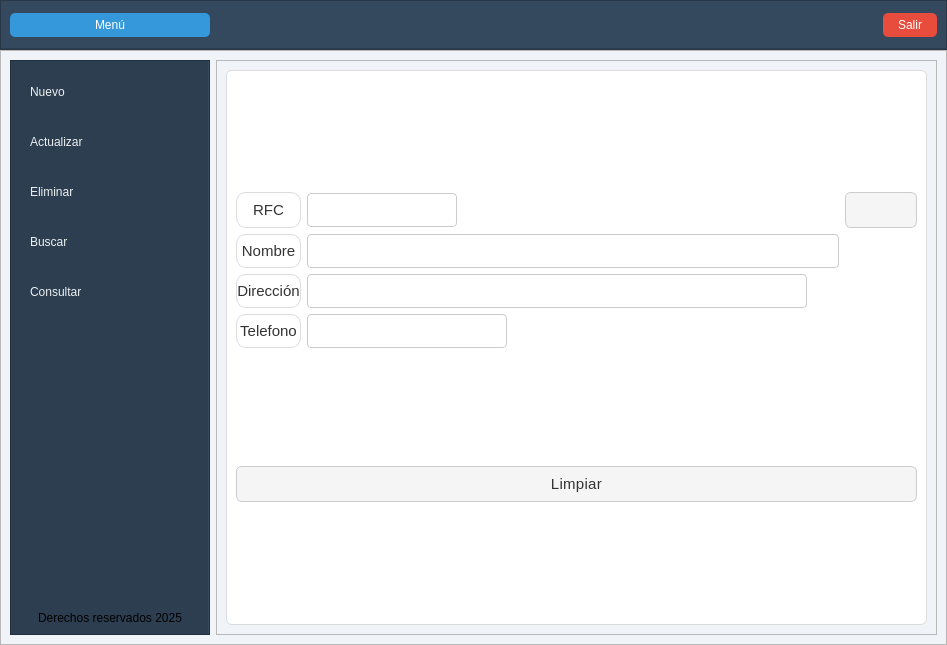
<?xml version="1.0" encoding="UTF-8"?>
<ui version="4.0">
 <class>MainWindow</class>
 <widget class="QMainWindow" name="MainWindow">
  <property name="geometry">
   <rect>
    <x>0</x>
    <y>0</y>
    <width>947</width>
    <height>645</height>
   </rect>
  </property>
  <property name="windowTitle">
   <string>MainWindow</string>
  </property>
  <property name="styleSheet">
   <string notr="true">/* -----------------------------------------------------------
   ESTILOS GENERALES (Aplicados a QMainWindow)
   Asegura un fondo consistente y texto principal.
   ----------------------------------------------------------- */
QMainWindow {
    background-color: #f0f4f8; /* Fondo general claro */
    color: #333;
}

/* -----------------------------------------------------------
   BARRAS Y MARCOS
   ----------------------------------------------------------- */

/* Barra Superior */
#frame_superior {
    background-color: #34495e; /* Oscuro */
    border-bottom: 2px solid #2c3e50;
}

/* Marco Lateral (Menú de Navegación CRUD) */
#frame_lateral {
    background-color: #2c3e50; /* Azul muy oscuro (Base del menú) */
    border-right: 2px solid #34495e;
}

/* -----------------------------------------------------------
   NAVEGACIÓN LATERAL (Botones CRUD)
   ----------------------------------------------------------- */

/* Estilo base de los botones de función (Agregar, Actualizar, etc.) */
#boton_agregar, #boton_actualizar, #boton_eliminar, #boton_buscar, #boton_consultar {
    background-color: #2c3e50; 
    color: #ecf0f1;
    font: 12pt &quot;Arial&quot;;
    border: none;
    border-left: 5px solid transparent; /* Indicador apagado */
    padding: 15px 10px;
    border-radius: 0;
    text-align: left;
}

/* Efecto Hover (al pasar el ratón) */
#boton_agregar:hover, #boton_actualizar:hover, #boton_eliminar:hover, #boton_buscar:hover, #boton_consultar:hover {
    background-color: #34495e; /* Tono más claro al pasar */
    border-left: 5px solid #2ecc71; /* Indicador Verde Esmeralda */
}

/* Botón de Menú (para alternar la barra lateral) */
#boton_menu {
    background-color: #3498db;
    color: white;
    border: none;
    border-radius: 5px;
    padding: 5px 10px;
}

/* -----------------------------------------------------------
   COMPONENTES DE ENTRADA DE DATOS
   ----------------------------------------------------------- */

/* Entradas de Texto (QLineEdit) */
QLineEdit {
    background-color: #ffffff;
    border: 1px solid #bdc3c7;
    border-radius: 5px;
    padding: 8px;
    color: #2c3e50;
    font: 10pt &quot;Arial&quot;;
}
QLineEdit:focus {
    border: 2px solid #3498db; /* Acento Azul al enfocar */
}

/* -----------------------------------------------------------
   BOTONES DE ACCIÓN (Dentro de las páginas CRUD)
   ----------------------------------------------------------- */

/* Botones de Éxito/Primarios (Guardar, Actualizar) */
#boton_accion_agregar, #boton_accion_actualizar {
    background-color: #2ecc71; /* Verde Esmeralda */
    color: white;
    font: bold 14pt &quot;Arial&quot;;
    border: none;
    border-radius: 8px;
    padding: 10px;
}
#boton_accion_agregar:hover, #boton_accion_actualizar:hover {
    background-color: #27ae60;
}

/* Botones de Peligro (Eliminar) */
#boton_accion_eliminar {
    background-color: #e74c3c; /* Rojo */
    color: white;
    font: bold 14pt &quot;Arial&quot;;
    border: none;
    border-radius: 8px;
    padding: 10px;
}
#boton_accion_eliminar:hover {
    background-color: #c0392b;
}

/* Botón de Salir (Regresar al Menú Principal) */
#boton_salir {
    background-color: #e74c3c; 
    color: white;
    border: none;
    border-radius: 5px;
    padding: 5px 15px;
}
#boton_salir:hover { background-color: #c0392b; }

/* -----------------------------------------------------------
   TABLAS DE DATOS
   ----------------------------------------------------------- */

/* Contenedor de la Tabla */
QTableWidget {
    background-color: #ffffff;
    border: 1px solid #bdc3c7;
    gridline-color: #ecf0f1;
    color: #333;
    font: 10pt &quot;Arial&quot;;
    border-radius: 5px;
}

/* Cabecera de la Tabla */
QHeaderView::section {
    background-color: #34495e;
    color: #ffffff;
    padding: 8px;
    border: 1px solid #2c3e50;
    font: bold 11pt &quot;Arial&quot;;
}
/* Filas alternadas para mejor lectura */
QTableWidget::item:alternate {
    background-color: #f8f8f8;
}</string>
  </property>
  <widget class="QWidget" name="centralwidget">
   <layout class="QVBoxLayout" name="verticalLayout" stretch="1,0">
    <property name="spacing">
     <number>0</number>
    </property>
    <property name="leftMargin">
     <number>0</number>
    </property>
    <property name="topMargin">
     <number>0</number>
    </property>
    <property name="rightMargin">
     <number>0</number>
    </property>
    <property name="bottomMargin">
     <number>0</number>
    </property>
    <item>
     <widget class="QFrame" name="frame_superior">
      <property name="minimumSize">
       <size>
        <width>0</width>
        <height>50</height>
       </size>
      </property>
      <property name="maximumSize">
       <size>
        <width>16777215</width>
        <height>50</height>
       </size>
      </property>
      <property name="frameShape">
       <enum>QFrame::StyledPanel</enum>
      </property>
      <property name="frameShadow">
       <enum>QFrame::Raised</enum>
      </property>
      <layout class="QHBoxLayout" name="horizontalLayout">
       <item>
        <widget class="QPushButton" name="boton_menu">
         <property name="minimumSize">
          <size>
           <width>200</width>
           <height>0</height>
          </size>
         </property>
         <property name="text">
          <string>Menú</string>
         </property>
         <property name="icon">
          <iconset>
           <normaloff>../resources/imagenes/boton_menu.png</normaloff>../resources/imagenes/boton_menu.png</iconset>
         </property>
         <property name="iconSize">
          <size>
           <width>32</width>
           <height>32</height>
          </size>
         </property>
        </widget>
       </item>
       <item>
        <spacer name="horizontalSpacer">
         <property name="orientation">
          <enum>Qt::Horizontal</enum>
         </property>
         <property name="sizeHint" stdset="0">
          <size>
           <width>171</width>
           <height>20</height>
          </size>
         </property>
        </spacer>
       </item>
       <item>
        <widget class="QLabel" name="mensaje">
         <property name="text">
          <string/>
         </property>
        </widget>
       </item>
       <item>
        <spacer name="horizontalSpacer_2">
         <property name="orientation">
          <enum>Qt::Horizontal</enum>
         </property>
         <property name="sizeHint" stdset="0">
          <size>
           <width>170</width>
           <height>20</height>
          </size>
         </property>
        </spacer>
       </item>
       <item>
        <widget class="QPushButton" name="boton_salir">
         <property name="text">
          <string>Salir</string>
         </property>
         <property name="icon">
          <iconset>
           <normaloff>../resources/imagenes/salir.png</normaloff>../resources/imagenes/salir.png</iconset>
         </property>
         <property name="iconSize">
          <size>
           <width>32</width>
           <height>32</height>
          </size>
         </property>
        </widget>
       </item>
      </layout>
     </widget>
    </item>
    <item>
     <widget class="QFrame" name="frame_central">
      <property name="frameShape">
       <enum>QFrame::StyledPanel</enum>
      </property>
      <property name="frameShadow">
       <enum>QFrame::Raised</enum>
      </property>
      <layout class="QHBoxLayout" name="horizontalLayout_2">
       <item>
        <widget class="QFrame" name="frame_lateral">
         <property name="minimumSize">
          <size>
           <width>200</width>
           <height>0</height>
          </size>
         </property>
         <property name="maximumSize">
          <size>
           <width>0</width>
           <height>16777215</height>
          </size>
         </property>
         <property name="frameShape">
          <enum>QFrame::StyledPanel</enum>
         </property>
         <property name="frameShadow">
          <enum>QFrame::Raised</enum>
         </property>
         <layout class="QVBoxLayout" name="verticalLayout_2">
          <item>
           <widget class="QPushButton" name="boton_agregar">
            <property name="layoutDirection">
             <enum>Qt::RightToLeft</enum>
            </property>
            <property name="text">
             <string>Nuevo</string>
            </property>
            <property name="icon">
             <iconset>
              <normaloff>../resources/imagenes/boton_agregar.png</normaloff>../resources/imagenes/boton_agregar.png</iconset>
            </property>
            <property name="iconSize">
             <size>
              <width>32</width>
              <height>32</height>
             </size>
            </property>
           </widget>
          </item>
          <item>
           <widget class="QPushButton" name="boton_actualizar">
            <property name="layoutDirection">
             <enum>Qt::RightToLeft</enum>
            </property>
            <property name="text">
             <string>Actualizar</string>
            </property>
            <property name="icon">
             <iconset>
              <normaloff>../resources/imagenes/boton_modificar.png</normaloff>../resources/imagenes/boton_modificar.png</iconset>
            </property>
            <property name="iconSize">
             <size>
              <width>32</width>
              <height>32</height>
             </size>
            </property>
           </widget>
          </item>
          <item>
           <widget class="QPushButton" name="boton_eliminar">
            <property name="layoutDirection">
             <enum>Qt::RightToLeft</enum>
            </property>
            <property name="text">
             <string>Eliminar</string>
            </property>
            <property name="icon">
             <iconset>
              <normaloff>../resources/imagenes/boton_eliminar.png</normaloff>../resources/imagenes/boton_eliminar.png</iconset>
            </property>
            <property name="iconSize">
             <size>
              <width>32</width>
              <height>32</height>
             </size>
            </property>
           </widget>
          </item>
          <item>
           <widget class="QPushButton" name="boton_buscar">
            <property name="layoutDirection">
             <enum>Qt::RightToLeft</enum>
            </property>
            <property name="text">
             <string>Buscar</string>
            </property>
            <property name="icon">
             <iconset>
              <normaloff>../resources/imagenes/BUSCAR.png</normaloff>../resources/imagenes/BUSCAR.png</iconset>
            </property>
            <property name="iconSize">
             <size>
              <width>32</width>
              <height>32</height>
             </size>
            </property>
           </widget>
          </item>
          <item>
           <widget class="QPushButton" name="boton_consultar">
            <property name="layoutDirection">
             <enum>Qt::RightToLeft</enum>
            </property>
            <property name="text">
             <string>Consultar</string>
            </property>
            <property name="icon">
             <iconset>
              <normaloff>../resources/imagenes/boton_consultar.png</normaloff>../resources/imagenes/boton_consultar.png</iconset>
            </property>
            <property name="iconSize">
             <size>
              <width>32</width>
              <height>32</height>
             </size>
            </property>
           </widget>
          </item>
          <item>
           <spacer name="verticalSpacer">
            <property name="orientation">
             <enum>Qt::Vertical</enum>
            </property>
            <property name="sizeHint" stdset="0">
             <size>
              <width>20</width>
              <height>219</height>
             </size>
            </property>
           </spacer>
          </item>
          <item>
           <widget class="QLabel" name="label_2">
            <property name="text">
             <string>Derechos reservados 2025</string>
            </property>
            <property name="alignment">
             <set>Qt::AlignCenter</set>
            </property>
           </widget>
          </item>
         </layout>
        </widget>
       </item>
       <item>
        <widget class="QFrame" name="frame_paginas">
         <property name="frameShape">
          <enum>QFrame::StyledPanel</enum>
         </property>
         <property name="frameShadow">
          <enum>QFrame::Raised</enum>
         </property>
         <layout class="QVBoxLayout" name="verticalLayout_3">
          <item>
           <widget class="QStackedWidget" name="stackedWidget">
            <property name="styleSheet">
             <string notr="true">/* === Estilo general === */
QMainWindow {
    background-color: #f6f7fb;
    color: #333333;
    font-family: &quot;Segoe UI Variable&quot;, &quot;Roboto&quot;, &quot;Open Sans&quot;, sans-serif;
    font-size: 16px;
    font-weight: 300; /* Más delgada */
}

/* === Frames === */
QFrame {
    background-color: #ffffff;
    border-radius: 10px;
    border: 1px solid #dcdcdc;
}

/* Barra superior */
#frame_superior {
    background-color: #e8ecf1;
    border: none;
}

/* Panel lateral */
#frame_lateral {
    background-color: #f1f3f6;
    border-right: 1px solid #d1d1d1;
}

/* Área principal */
#frame_paginas {
    background-color: #ffffff;
}

/* === Botones === */
QPushButton {
    background-color: #f5f5f5;
    color: #333333;
    border: 1px solid #cccccc;
    border-radius: 6px;
    padding: 8px 14px;
    font-weight: 400;
    font-size: 15px;
    letter-spacing: 0.3px;
}

QPushButton:hover {
    background-color: #0078d7;
    color: #ffffff;
    border: 1px solid #0078d7;
}

QPushButton:pressed {
    background-color: #005a9e;
    color: #ffffff;
    border: 1px solid #005a9e;
}

/* Botón principal (Menú) */
#boton_menu {
    background-color: #0078d7;
    color: white;
    border: none;
    font-weight: 400;
}
#boton_menu:hover {
    background-color: #006cbe;
}
#boton_menu:pressed {
    background-color: #005a9e;
}

/* Botón salir */
#boton_salir {
    background-color: #e74c3c;
    color: white;
    border: none;
}
#boton_salir:hover {
    background-color: #c0392b;
}
#boton_salir:pressed {
    background-color: #a93226;
}

/* === Campos de texto === */
QLineEdit {
    background-color: #ffffff;
    color: #333333;
    border: 1px solid #cccccc;
    border-radius: 4px;
    padding: 6px 8px;
    font-size: 15px;
    font-weight: 300;
}

QLineEdit:focus {
    border: 1px solid #0078d7;
    background-color: #f9fcff;
}

/* === Labels === */
QLabel {
    color: #333333;
    font-weight: 300;
    font-size: 15px;
}

/* Label inferior o secundario */
#label {
    color: #666666;
    font-size: 13px;
    font-style: italic;
}

/* === Stacked Widget === */
QStackedWidget {
    background-color: #ffffff;
    border: 1px solid #dcdcdc;
    border-radius: 6px;
}

/* === Scrollbars === */
QScrollBar:vertical {
    border: none;
    background: #f0f0f0;
    width: 10px;
    border-radius: 4px;
}
QScrollBar::handle:vertical {
    background: #cccccc;
    min-height: 20px;
    border-radius: 4px;
}
QScrollBar::handle:vertical:hover {
    background: #0078d7;
}
QScrollBar::add-line:vertical,
QScrollBar::sub-line:vertical {
    height: 0;
}

/* === Layouts === */
QVBoxLayout, QHBoxLayout {
    spacing: 10px;
}

/* === Botones laterales === */
#boton_agregar, #boton_buscar, #boton_actualizar, #boton_eliminar, #boton_consultar {
    background-color: #ffffff;
    border: 1px solid #cccccc;
    color: #333333;
    font-weight: 400;
    font-size: 15px;
}

#boton_agregar:hover, 
#boton_buscar:hover, 
#boton_actualizar:hover, 
#boton_eliminar:hover,
#boton_consultar:hover {
    background-color: #e8f0fe;
    border: 1px solid #0078d7;
    color: #0078d7;
}

#boton_agregar:pressed, 
#boton_buscar:pressed, 
#boton_actualizar:pressed, 
#boton_eliminar:pressed ,
#boton_consultar:pressed{
    background-color: #cce0ff;
}

/* === Tooltips === */
QToolTip {
    background-color: #ffffff;
    color: #333333;
    border: 1px solid #0078d7;
    padding: 6px;
    border-radius: 4px;
    font-size: 14px;
}</string>
            </property>
            <property name="currentIndex">
             <number>1</number>
            </property>
            <widget class="QWidget" name="page_agregar">
             <layout class="QVBoxLayout" name="verticalLayout_4">
              <item>
               <layout class="QGridLayout" name="gridLayout">
                <item row="0" column="0">
                 <widget class="QLabel" name="label_3">
                  <property name="layoutDirection">
                   <enum>Qt::LeftToRight</enum>
                  </property>
                  <property name="text">
                   <string>RFC</string>
                  </property>
                  <property name="alignment">
                   <set>Qt::AlignCenter</set>
                  </property>
                 </widget>
                </item>
                <item row="0" column="1">
                 <widget class="QLineEdit" name="sku_agregar">
                  <property name="minimumSize">
                   <size>
                    <width>150</width>
                    <height>0</height>
                   </size>
                  </property>
                  <property name="maximumSize">
                   <size>
                    <width>150</width>
                    <height>16777215</height>
                   </size>
                  </property>
                 </widget>
                </item>
                <item row="1" column="0">
                 <widget class="QLabel" name="label_4">
                  <property name="text">
                   <string>Nombre</string>
                  </property>
                  <property name="alignment">
                   <set>Qt::AlignCenter</set>
                  </property>
                 </widget>
                </item>
                <item row="1" column="1">
                 <widget class="QLineEdit" name="descripcion_agregar">
                  <property name="minimumSize">
                   <size>
                    <width>400</width>
                    <height>0</height>
                   </size>
                  </property>
                  <property name="maximumSize">
                   <size>
                    <width>400</width>
                    <height>16777215</height>
                   </size>
                  </property>
                 </widget>
                </item>
                <item row="2" column="0">
                 <widget class="QLabel" name="label_5">
                  <property name="text">
                   <string>Dirección</string>
                  </property>
                  <property name="alignment">
                   <set>Qt::AlignCenter</set>
                  </property>
                 </widget>
                </item>
                <item row="2" column="1">
                 <widget class="QLineEdit" name="existencia_agregar">
                  <property name="minimumSize">
                   <size>
                    <width>400</width>
                    <height>0</height>
                   </size>
                  </property>
                  <property name="maximumSize">
                   <size>
                    <width>100</width>
                    <height>16777215</height>
                   </size>
                  </property>
                 </widget>
                </item>
                <item row="3" column="0">
                 <widget class="QLabel" name="label_6">
                  <property name="text">
                   <string>Telefono</string>
                  </property>
                  <property name="alignment">
                   <set>Qt::AlignCenter</set>
                  </property>
                 </widget>
                </item>
                <item row="3" column="1">
                 <widget class="QLineEdit" name="precio_agregar">
                  <property name="minimumSize">
                   <size>
                    <width>80</width>
                    <height>0</height>
                   </size>
                  </property>
                  <property name="maximumSize">
                   <size>
                    <width>80</width>
                    <height>16777215</height>
                   </size>
                  </property>
                 </widget>
                </item>
               </layout>
              </item>
              <item>
               <widget class="QPushButton" name="boton_accion_agregar">
                <property name="text">
                 <string>Guardar</string>
                </property>
                <property name="icon">
                 <iconset>
                  <normaloff>../resources/imagenes/guardar.png</normaloff>../resources/imagenes/guardar.png</iconset>
                </property>
                <property name="iconSize">
                 <size>
                  <width>32</width>
                  <height>32</height>
                 </size>
                </property>
               </widget>
              </item>
             </layout>
            </widget>
            <widget class="QWidget" name="page_buscar">
             <layout class="QVBoxLayout" name="verticalLayout_7">
              <item>
               <layout class="QGridLayout" name="gridLayout_4">
                <item row="2" column="0">
                 <widget class="QLabel" name="label_15">
                  <property name="text">
                   <string>Dirección</string>
                  </property>
                  <property name="alignment">
                   <set>Qt::AlignCenter</set>
                  </property>
                 </widget>
                </item>
                <item row="2" column="1">
                 <widget class="QLineEdit" name="existencia_buscar">
                  <property name="minimumSize">
                   <size>
                    <width>500</width>
                    <height>0</height>
                   </size>
                  </property>
                  <property name="maximumSize">
                   <size>
                    <width>500</width>
                    <height>16777215</height>
                   </size>
                  </property>
                 </widget>
                </item>
                <item row="3" column="0">
                 <widget class="QLabel" name="label_18">
                  <property name="text">
                   <string>Telefono</string>
                  </property>
                  <property name="alignment">
                   <set>Qt::AlignCenter</set>
                  </property>
                 </widget>
                </item>
                <item row="1" column="0">
                 <widget class="QLabel" name="label_17">
                  <property name="text">
                   <string>Nombre</string>
                  </property>
                  <property name="alignment">
                   <set>Qt::AlignCenter</set>
                  </property>
                 </widget>
                </item>
                <item row="3" column="1">
                 <widget class="QLineEdit" name="precio_buscar">
                  <property name="minimumSize">
                   <size>
                    <width>200</width>
                    <height>0</height>
                   </size>
                  </property>
                  <property name="maximumSize">
                   <size>
                    <width>80</width>
                    <height>16777215</height>
                   </size>
                  </property>
                 </widget>
                </item>
                <item row="1" column="1">
                 <widget class="QLineEdit" name="descripcion_buscar"/>
                </item>
                <item row="0" column="1">
                 <widget class="QLineEdit" name="sku_buscar">
                  <property name="minimumSize">
                   <size>
                    <width>150</width>
                    <height>0</height>
                   </size>
                  </property>
                  <property name="maximumSize">
                   <size>
                    <width>150</width>
                    <height>16777215</height>
                   </size>
                  </property>
                 </widget>
                </item>
                <item row="0" column="0">
                 <widget class="QLabel" name="label_16">
                  <property name="layoutDirection">
                   <enum>Qt::LeftToRight</enum>
                  </property>
                  <property name="text">
                   <string>RFC</string>
                  </property>
                  <property name="alignment">
                   <set>Qt::AlignCenter</set>
                  </property>
                 </widget>
                </item>
                <item row="0" column="2">
                 <widget class="QPushButton" name="boton_buscar_buscar">
                  <property name="text">
                   <string/>
                  </property>
                  <property name="icon">
                   <iconset>
                    <normaloff>../resources/imagenes/BUSCAR.png</normaloff>../resources/imagenes/BUSCAR.png</iconset>
                  </property>
                  <property name="iconSize">
                   <size>
                    <width>32</width>
                    <height>32</height>
                   </size>
                  </property>
                 </widget>
                </item>
               </layout>
              </item>
              <item>
               <widget class="QPushButton" name="boton_accion_limpiar">
                <property name="text">
                 <string>Limpiar</string>
                </property>
                <property name="icon">
                 <iconset>
                  <normaloff>../resources/imagenes/limpiar.png</normaloff>../resources/imagenes/limpiar.png</iconset>
                </property>
                <property name="iconSize">
                 <size>
                  <width>32</width>
                  <height>32</height>
                 </size>
                </property>
               </widget>
              </item>
             </layout>
            </widget>
            <widget class="QWidget" name="page_actualizar">
             <layout class="QVBoxLayout" name="verticalLayout_5">
              <item>
               <layout class="QGridLayout" name="gridLayout_2">
                <item row="2" column="0">
                 <widget class="QLabel" name="label_9">
                  <property name="text">
                   <string>Dirección</string>
                  </property>
                  <property name="alignment">
                   <set>Qt::AlignCenter</set>
                  </property>
                 </widget>
                </item>
                <item row="2" column="1">
                 <widget class="QLineEdit" name="existencia_actualizar">
                  <property name="minimumSize">
                   <size>
                    <width>500</width>
                    <height>0</height>
                   </size>
                  </property>
                  <property name="maximumSize">
                   <size>
                    <width>100</width>
                    <height>16777215</height>
                   </size>
                  </property>
                 </widget>
                </item>
                <item row="0" column="1">
                 <widget class="QLineEdit" name="sku_actualizar">
                  <property name="minimumSize">
                   <size>
                    <width>200</width>
                    <height>0</height>
                   </size>
                  </property>
                  <property name="maximumSize">
                   <size>
                    <width>150</width>
                    <height>16777215</height>
                   </size>
                  </property>
                 </widget>
                </item>
                <item row="0" column="0">
                 <widget class="QLabel" name="label_7">
                  <property name="layoutDirection">
                   <enum>Qt::LeftToRight</enum>
                  </property>
                  <property name="text">
                   <string>RFC</string>
                  </property>
                  <property name="alignment">
                   <set>Qt::AlignCenter</set>
                  </property>
                 </widget>
                </item>
                <item row="1" column="0">
                 <widget class="QLabel" name="label_8">
                  <property name="text">
                   <string>Nombre</string>
                  </property>
                  <property name="alignment">
                   <set>Qt::AlignCenter</set>
                  </property>
                 </widget>
                </item>
                <item row="3" column="0">
                 <widget class="QLabel" name="label_10">
                  <property name="text">
                   <string>Telefono</string>
                  </property>
                  <property name="alignment">
                   <set>Qt::AlignCenter</set>
                  </property>
                 </widget>
                </item>
                <item row="3" column="1">
                 <widget class="QLineEdit" name="precio_actualizar">
                  <property name="minimumSize">
                   <size>
                    <width>200</width>
                    <height>0</height>
                   </size>
                  </property>
                  <property name="maximumSize">
                   <size>
                    <width>80</width>
                    <height>16777215</height>
                   </size>
                  </property>
                 </widget>
                </item>
                <item row="0" column="2">
                 <widget class="QPushButton" name="boton_buscar_actualizar">
                  <property name="text">
                   <string/>
                  </property>
                  <property name="icon">
                   <iconset>
                    <normaloff>../resources/imagenes/BUSCAR.png</normaloff>../resources/imagenes/BUSCAR.png</iconset>
                  </property>
                  <property name="iconSize">
                   <size>
                    <width>32</width>
                    <height>32</height>
                   </size>
                  </property>
                 </widget>
                </item>
                <item row="1" column="1">
                 <widget class="QLineEdit" name="descripcion_actualizar">
                  <property name="minimumSize">
                   <size>
                    <width>400</width>
                    <height>0</height>
                   </size>
                  </property>
                 </widget>
                </item>
               </layout>
              </item>
              <item>
               <widget class="QPushButton" name="boton_accion_actualizar">
                <property name="text">
                 <string>Actualizar</string>
                </property>
                <property name="icon">
                 <iconset>
                  <normaloff>../resources/imagenes/boton_modificar.png</normaloff>../resources/imagenes/boton_modificar.png</iconset>
                </property>
                <property name="iconSize">
                 <size>
                  <width>32</width>
                  <height>32</height>
                 </size>
                </property>
               </widget>
              </item>
             </layout>
            </widget>
            <widget class="QWidget" name="page_consultar">
             <layout class="QVBoxLayout" name="verticalLayout_8">
              <item>
               <widget class="QPushButton" name="boton_accion_refrescar">
                <property name="text">
                 <string/>
                </property>
                <property name="icon">
                 <iconset>
                  <normaloff>../resources/imagenes/boton_refrescar.png</normaloff>../resources/imagenes/boton_refrescar.png</iconset>
                </property>
                <property name="iconSize">
                 <size>
                  <width>32</width>
                  <height>32</height>
                 </size>
                </property>
               </widget>
              </item>
              <item>
               <widget class="QTableWidget" name="tabla_productos">
                <property name="styleSheet">
                 <string notr="true">/* === Tablas === */
QTableWidget {
    background-color: #ffffff;
    color: #333333;
    gridline-color: #e0e0e0;
    border: 1px solid #dcdcdc;
    border-radius: 6px;
    font-family: &quot;Segoe UI Variable&quot;, &quot;Roboto&quot;, &quot;Open Sans&quot;, sans-serif;
    font-size: 15px;
    font-weight: 300;
    selection-background-color: #e8f0fe; /* azul claro al seleccionar */
    selection-color: #0078d7;
    alternate-background-color: #f9fafc; /* filas alternadas */
}

/* Cabecera horizontal */
QHeaderView::section {
    background-color: #f1f3f6;
    color: #333333;
    border: 1px solid #dcdcdc;
    border-radius: 4px;
    font-weight: 400;
    font-size: 15px;
    padding: 8px;
}

/* Cabecera horizontal al pasar el cursor */
QHeaderView::section:hover {
    background-color: #e8ecf1;
}

/* Celdas */
QTableWidget::item {
    padding: 6px;
    border: none;
}

/* Celda seleccionada */
QTableWidget::item:selected {
    background-color: #e8f0fe;
    color: #0078d7;
}

/* Bordes del header alineados al contenido */
QHeaderView {
    border: none;
}

/* Barra de desplazamiento dentro de la tabla */
QTableCornerButton::section {
    background-color: #f1f3f6;
    border: 1px solid #dcdcdc;
}

/* Scrollbars coherentes dentro de tablas */
QTableWidget QScrollBar:vertical {
    border: none;
    background: #f0f0f0;
    width: 10px;
    border-radius: 4px;
}
QTableWidget QScrollBar::handle:vertical {
    background: #cccccc;
    min-height: 20px;
    border-radius: 4px;
}
QTableWidget QScrollBar::handle:vertical:hover {
    background: #0078d7;
}
QTableWidget QScrollBar::add-line:vertical,
QTableWidget QScrollBar::sub-line:vertical {
    height: 0;
}</string>
                </property>
                <column>
                 <property name="text">
                  <string>RFC</string>
                 </property>
                </column>
                <column>
                 <property name="text">
                  <string>Nombre</string>
                 </property>
                </column>
                <column>
                 <property name="text">
                  <string>Dirección</string>
                 </property>
                </column>
                <column>
                 <property name="text">
                  <string>Telefono</string>
                 </property>
                </column>
               </widget>
              </item>
             </layout>
            </widget>
            <widget class="QWidget" name="page_eliminar">
             <layout class="QVBoxLayout" name="verticalLayout_6">
              <item>
               <layout class="QGridLayout" name="gridLayout_3">
                <item row="2" column="0">
                 <widget class="QLabel" name="label_11">
                  <property name="text">
                   <string>Dirección</string>
                  </property>
                  <property name="alignment">
                   <set>Qt::AlignCenter</set>
                  </property>
                 </widget>
                </item>
                <item row="1" column="1">
                 <widget class="QLineEdit" name="descripcion_eliminar">
                  <property name="minimumSize">
                   <size>
                    <width>300</width>
                    <height>0</height>
                   </size>
                  </property>
                 </widget>
                </item>
                <item row="2" column="1">
                 <widget class="QLineEdit" name="existencia_eliminar">
                  <property name="minimumSize">
                   <size>
                    <width>500</width>
                    <height>0</height>
                   </size>
                  </property>
                  <property name="maximumSize">
                   <size>
                    <width>100</width>
                    <height>16777215</height>
                   </size>
                  </property>
                 </widget>
                </item>
                <item row="0" column="1">
                 <widget class="QLineEdit" name="sku_eliminar">
                  <property name="minimumSize">
                   <size>
                    <width>200</width>
                    <height>0</height>
                   </size>
                  </property>
                  <property name="maximumSize">
                   <size>
                    <width>150</width>
                    <height>16777215</height>
                   </size>
                  </property>
                 </widget>
                </item>
                <item row="0" column="0">
                 <widget class="QLabel" name="label_12">
                  <property name="layoutDirection">
                   <enum>Qt::LeftToRight</enum>
                  </property>
                  <property name="text">
                   <string>RFC</string>
                  </property>
                  <property name="alignment">
                   <set>Qt::AlignCenter</set>
                  </property>
                 </widget>
                </item>
                <item row="1" column="0">
                 <widget class="QLabel" name="label_13">
                  <property name="text">
                   <string>Nombre</string>
                  </property>
                  <property name="alignment">
                   <set>Qt::AlignCenter</set>
                  </property>
                 </widget>
                </item>
                <item row="3" column="0">
                 <widget class="QLabel" name="label_14">
                  <property name="text">
                   <string>Telefono</string>
                  </property>
                  <property name="alignment">
                   <set>Qt::AlignCenter</set>
                  </property>
                 </widget>
                </item>
                <item row="3" column="1">
                 <widget class="QLineEdit" name="precio_eliminar">
                  <property name="minimumSize">
                   <size>
                    <width>200</width>
                    <height>0</height>
                   </size>
                  </property>
                  <property name="maximumSize">
                   <size>
                    <width>80</width>
                    <height>16777215</height>
                   </size>
                  </property>
                 </widget>
                </item>
                <item row="0" column="2">
                 <widget class="QPushButton" name="boton_buscar_eliminar">
                  <property name="text">
                   <string/>
                  </property>
                  <property name="icon">
                   <iconset>
                    <normaloff>../resources/imagenes/BUSCAR.png</normaloff>../resources/imagenes/BUSCAR.png</iconset>
                  </property>
                  <property name="iconSize">
                   <size>
                    <width>32</width>
                    <height>32</height>
                   </size>
                  </property>
                 </widget>
                </item>
               </layout>
              </item>
              <item>
               <widget class="QPushButton" name="boton_accion_eliminar">
                <property name="text">
                 <string>Eliminar</string>
                </property>
                <property name="icon">
                 <iconset>
                  <normaloff>../resources/imagenes/boton_eliminar.png</normaloff>../resources/imagenes/boton_eliminar.png</iconset>
                </property>
                <property name="iconSize">
                 <size>
                  <width>32</width>
                  <height>32</height>
                 </size>
                </property>
               </widget>
              </item>
             </layout>
            </widget>
           </widget>
          </item>
         </layout>
        </widget>
       </item>
      </layout>
     </widget>
    </item>
   </layout>
  </widget>
 </widget>
 <resources/>
 <connections/>
</ui>
